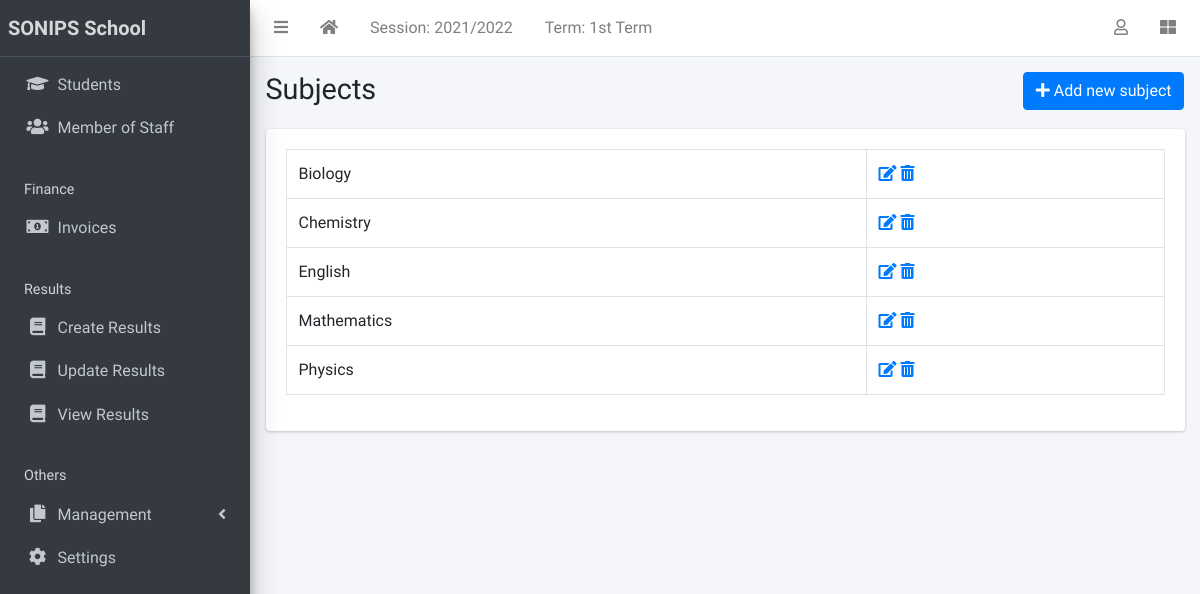
The app's page /subject/list/ (signed in) with its own data.
### apps/corecode/models.py (models this page shows, shortened)
class AcademicSession(models.Model):
    name = models.CharField(max_length=200, unique=True)
    current = models.BooleanField(default=True)
    class Meta:
        ordering = ["-name"]

class AcademicTerm(models.Model):
    name = models.CharField(max_length=20, unique=True)
    current = models.BooleanField(default=True)
    class Meta:
        ordering = ["name"]

class Subject(models.Model):
    name = models.CharField(max_length=200, unique=True)
    class Meta:
        ordering = ["name"]
    def __str__(self):
        return self.name

### apps/corecode/views.py (the view)
# urls.py: path("subject/list/", SubjectListView.as_view(), name="subjects"),
class SubjectListView(LoginRequiredMixin, SuccessMessageMixin, ListView):
    model = Subject
    template_name = "corecode/subject_list.html"
    def get_context_data(self, **kwargs):
        context = super().get_context_data(**kwargs)
        context["form"] = SubjectForm()
        return context

### apps/corecode/context_processors.py (called while the page is built)
def site_defaults(request):
    current_session = AcademicSession.objects.get(current=True)
    current_term = AcademicTerm.objects.get(current=True)
    contexts = {
        "current_session": current_session.name,
        "current_term": current_term.name,
    }
    return contexts

### apps/corecode/templates/corecode/subject_list.html (shortened to what this page needs)
{% extends 'base.html' %}
{% load widget_tweaks %}
{% block title %}
Subjects
{% endblock title %}
{% block breadcrumb %}
  <a class="btn btn-primary" href="#" data-toggle="modal" data-target="#modal1">
    <i class="fa fa-plus"></i>
    Add new subject
  </a>
{% endblock breadcrumb %}
{% block content %}
  <div class="row">
    <div class="col-sm-12">
        <table class="table table-bordered">
          <tbody>
            {% for object in object_list %}
            <tr>
              <td>{{ object }}</td>
              <td><a href="{% url 'subject-update' object.id %}"><i
                    class="fa fa-edit"></i></a> <a
                  href="{% url 'subject-delete' object.id %}"><i
                    class="fa fa-trash-alt"></i></a></td>
            </tr>
            {% endfor %}
          </tbody>
        </table>
    </div>
  </div>
{% endblock content %}

### templates/base.html (shortened to what this page needs)
{% load static %}
<!DOCTYPE html>
<html lang="en">
<head>
  <link rel="stylesheet" href="{% static 'plugins/fontawesome-free/css/all.min.css' %}">
  <link rel="stylesheet" href="{% static 'plugins/toastr/toastr.min.css' %}">
  <link rel="stylesheet" href="{% static 'plugins/overlayScrollbars/css/OverlayScrollbars.min.css' %}">
  <link rel="stylesheet" href="{% static 'plugins/Datatables/datatables.min.css' %}" />
  <link rel="stylesheet" href="{% static 'dist/css/adminlte.min.css' %}">
</head>
<body
  class="hold-transition sidebar-mini layout-fixed layout-navbar-fixed layout-footer-fixed">
  <div class="wrapper">
    <nav class="main-header navbar navbar-expand navbar-white navbar-light">
      <ul class="navbar-nav">
        <li class="nav-item">
          <a class="nav-link" data-widget="pushmenu" href="#" role="button"><i
              class="fas fa-bars"></i></a>
        </li>
        <li class="nav-item d-none d-sm-inline-block">
          <a href="{% url 'home' %} " class="nav-link"><i class="fa fa-home"></i></a>
        </li>
        <li class="nav-item d-none d-sm-inline-block">
          <a href="{% url 'current-session' %}" class="nav-link">Session: {{ current_session }}</a>
        </li>
        <li class="nav-item d-none d-sm-inline-block">
          <a href="{% url 'current-session' %}" class="nav-link">Term: {{ current_term }}</a>
        </li>
      </ul>
      <ul class="navbar-nav ml-auto">
        <li class="nav-item dropdown">
          <a class="nav-link" data-toggle="dropdown" href="#">
            <i class="far fa-user"></i>
          </a>
        </li>
        <li class="nav-item">
          <a class="nav-link" data-widget="control-sidebar" data-slide="true"
            href="#" role="button"><i class="fas fa-th-large"></i></a>
        </li>
      </ul>
    </nav>
    <aside class="main-sidebar sidebar-dark-primary elevation-4">
      <a href="{% url 'home' %}" class="brand-link"><strong>SONIPS School</strong></a>
      <div class="sidebar">
        <nav class="mt-2">
          <ul class="nav nav-pills nav-sidebar flex-column"
            data-widget="treeview" role="menu" data-accordion="false">
            <li class="nav-item">
              <a href="{% url 'student-list' %}" class="nav-link">
                <i class="nav-icon fas fa-graduation-cap"></i>
                <p>
                  Students
                </p>
              </a>
            </li>
            <li class="nav-item">
              <a href="{% url 'staff-list' %}" class="nav-link">
                <i class="nav-icon fas fa-users"></i>
                <p>
                  Member of Staff
                </p>
              </a>
            </li>
            <li class="nav-header">Finance</li>
            <li class="nav-item">
              <a href="{% url 'invoice-list' %}" class="nav-link">
                <i class="nav-icon fas fa-money-bill-alt"></i>
                <p>
                  Invoices
                </p>
              </a>
            </li>
            <li class="nav-header">Results</li>
            <li class="nav-item">
              <a href="{% url 'create-result' %}" class="nav-link">
                <i class="nav-icon fa fa-book"></i>
                <p>
                  Create Results
                </p>
              </a>
            </li>
            <li class="nav-item">
              <a href="{% url 'edit-results' %}" class="nav-link">
                <i class="nav-icon fa fa-book"></i>
                <p>
                  Update Results
                </p>
              </a>
            </li>
            <li class="nav-item">
              <a href="{% url 'view-results' %}" class="nav-link">
                <i class="nav-icon fa fa-book"></i>
                <p>
                  View Results
                </p>
              </a>
            </li>
            <li class="nav-header">Others</li>
            <li class="nav-item has-treeview">
              <a href="#" class="nav-link">
                <i class="nav-icon fas fa-copy"></i>
                <p>
                  Management
                  <i class="fas fa-angle-left right"></i>
                </p>
              </a>
            </li>
            <li class="nav-item">
              <a href="#" class="nav-link">
                <i class="nav-icon fas fa-cog"></i>
                <p>
                  Settings
                </p>
              </a>
            </li>
          </ul>
        </nav>
      </div>
    </aside>
    <div class="content-wrapper">
      <section class="content-header">
        <div class="container-fluid">
          <div class="row mb-1">
            <div class="col-sm-8">
              <h1>{% block title %}{% endblock title %}</h1>
            </div>
            <div class="col-sm-4">
              <ol class="breadcrumb float-sm-right">
                <li class="breadcrumb-item">{% block breadcrumb %}{% endblock breadcrumb %}</li>
              </ol>
            </div>
          </div>
        </div>
      </section>
      <section class="content">
        <div class="container-fluid">
          <div class="row">
            <div class="col-md-12">
              {% block fullcard %}
              <div class="card">
                <div class="card-body">
                  <div class="row">
                    <div class="col">
                      {% block content %}
                      {% endblock content %}
                    </div>
                  </div>
                </div>
              </div>
              {% endblock fullcard %}
            </div>
          </div>
        </div>
      </section>
    </div>
  </div>
</body>
</html>

### records on screen
AcademicSession: name "2021/2022"
AcademicTerm: name "1st Term"
Subject: name "Biology"
Subject: name "Chemistry"
Subject: name "English"
Subject: name "Mathematics"
Subject: name "Physics"
